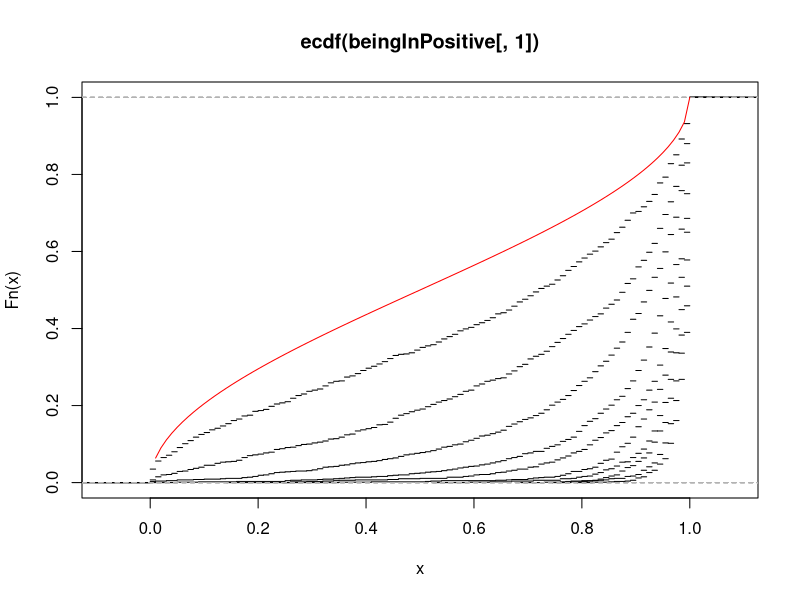
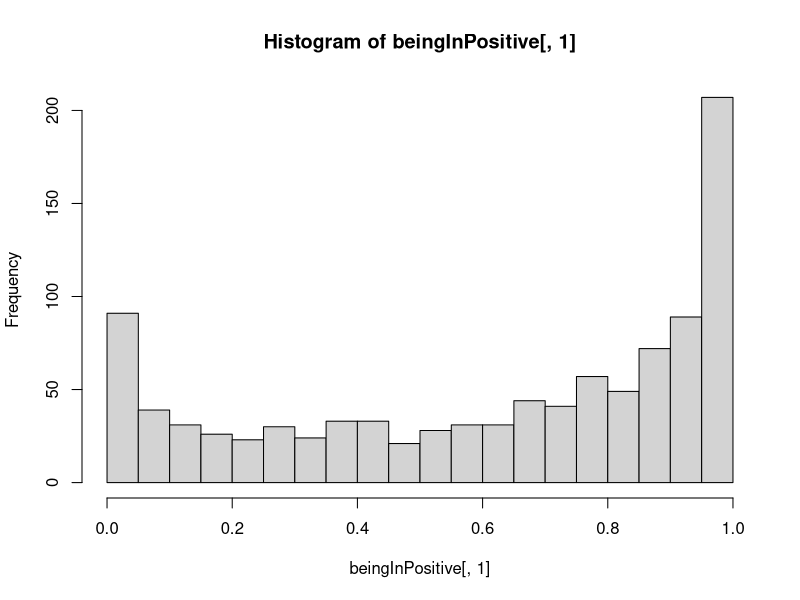
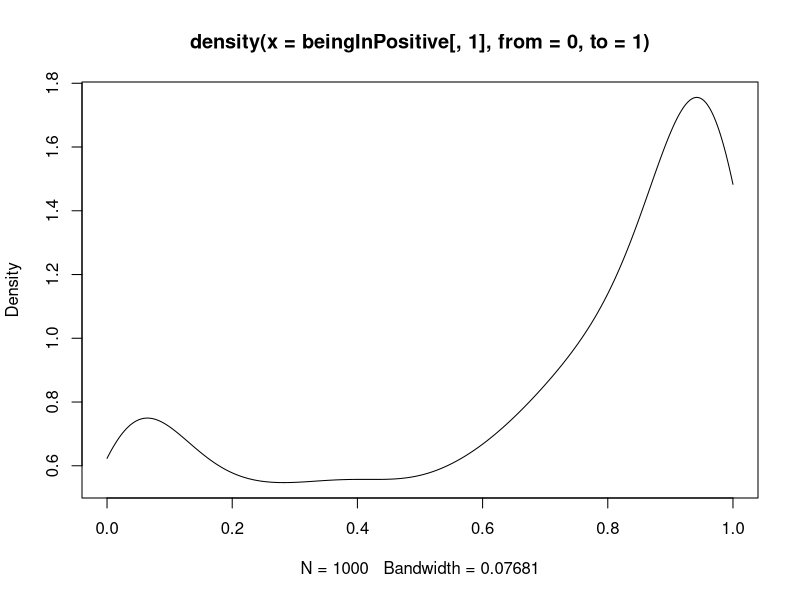
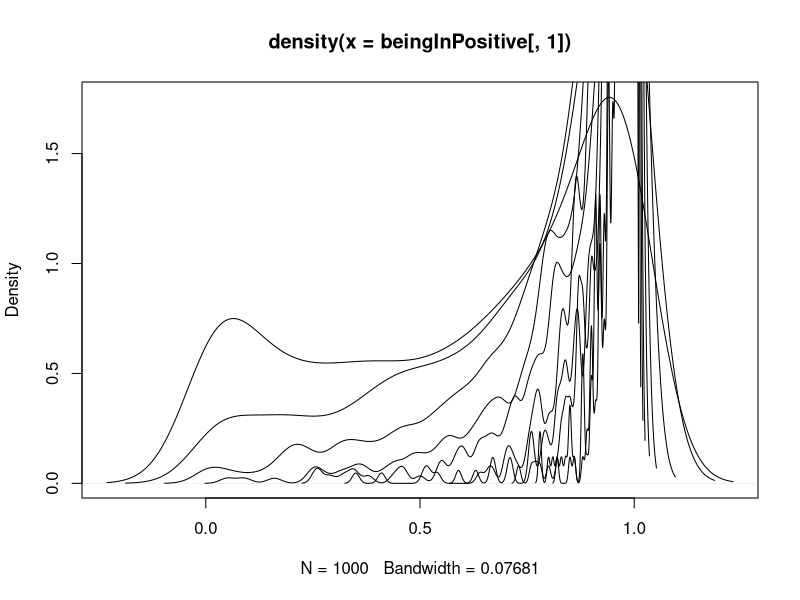

Reproduce these figures in R, in order.
# length of random walk
T <- 100
# number of simulations of random walk
nSim<-1000
randomWalkRecordings <- matrix(NA, nSim, T)
J <- 10

# beingInPositive is avariable indicating percentage of time that the random walk goes into the positive area
beingInPositive <- matrix(NA, nSim,J)
for (j in 1:J){
  prob <- 0.50 + 3*j/100 
  
  for (i in 1:nSim){
  
    eps <- rbinom(T, 1, prob)
    eps[eps == 0] <- -1
    
    randomWalkRecordings[i, ] <- cumsum(eps) 
    
    beingInPositive[i,j] <- sum(randomWalkRecordings[i,] > 0) / T
      
  }
}
plot(ecdf(beingInPositive[,1]), do.points=F, lty=1)
for (j in 2:J){
  lines(ecdf(beingInPositive[,j]), do.points=F)
}
p <- (1:100) /100 
cdf <- 2/pi * asin(sqrt(p))
lines(p, cdf, col = "red", type = "l")







#matplot(t(randomWalkRecordings), type = "l")

# plot the pdfs
hist(beingInPositive[,1], breaks = (0:20)/20 )
plot(density(beingInPositive[,1], from = 0, to= 1))

f <- 1 / ( pi * sqrt(p * (1-p)) )
lines(p, T * f, col = "red", type = "l") # according to formula 4.3 p 80 from Feller


plot(density(beingInPositive[,1]), from =0, to=1)
for (j in 2:J){
      lines(density(beingInPositive[,j]), from =0, to=1)
}


